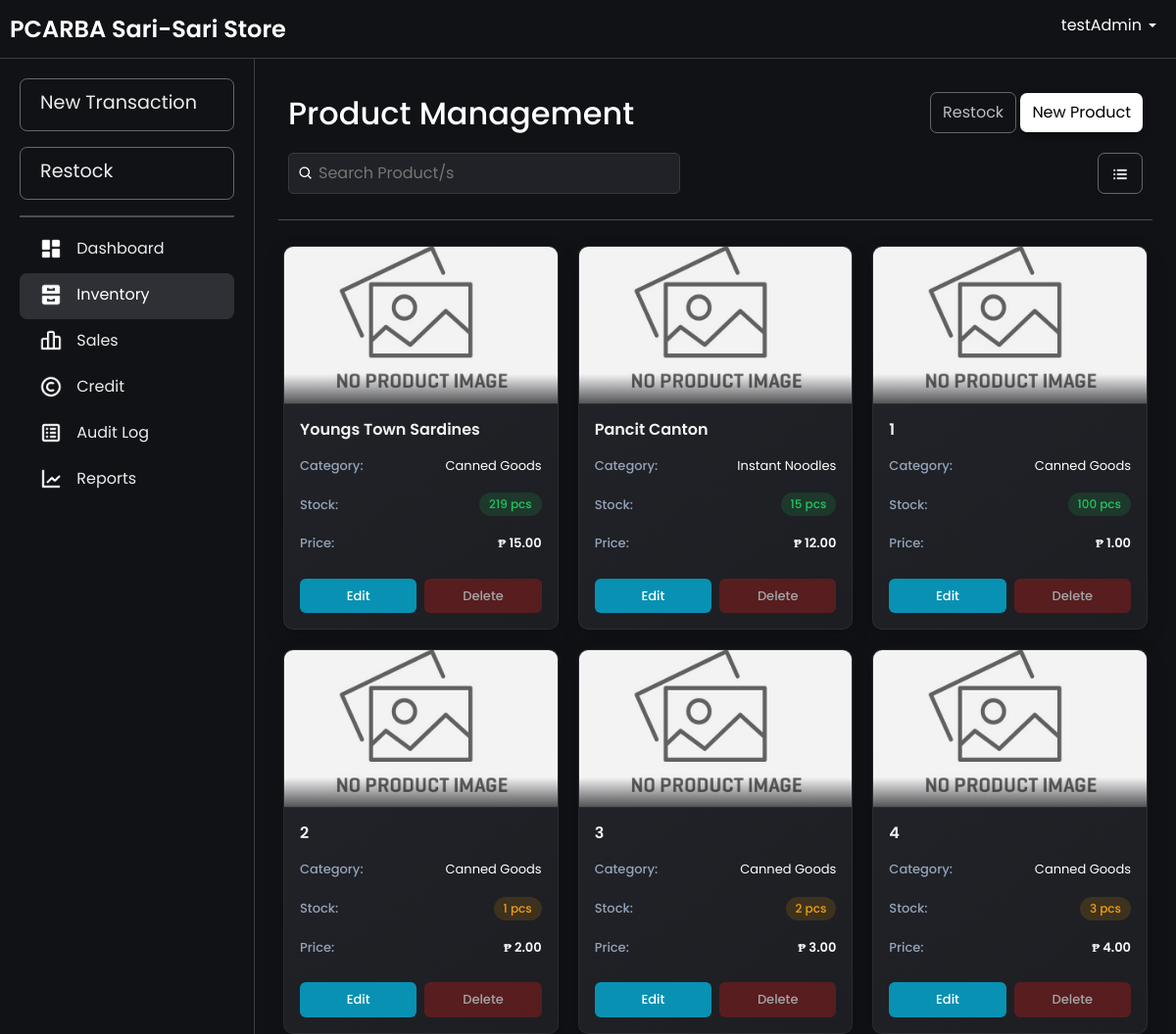
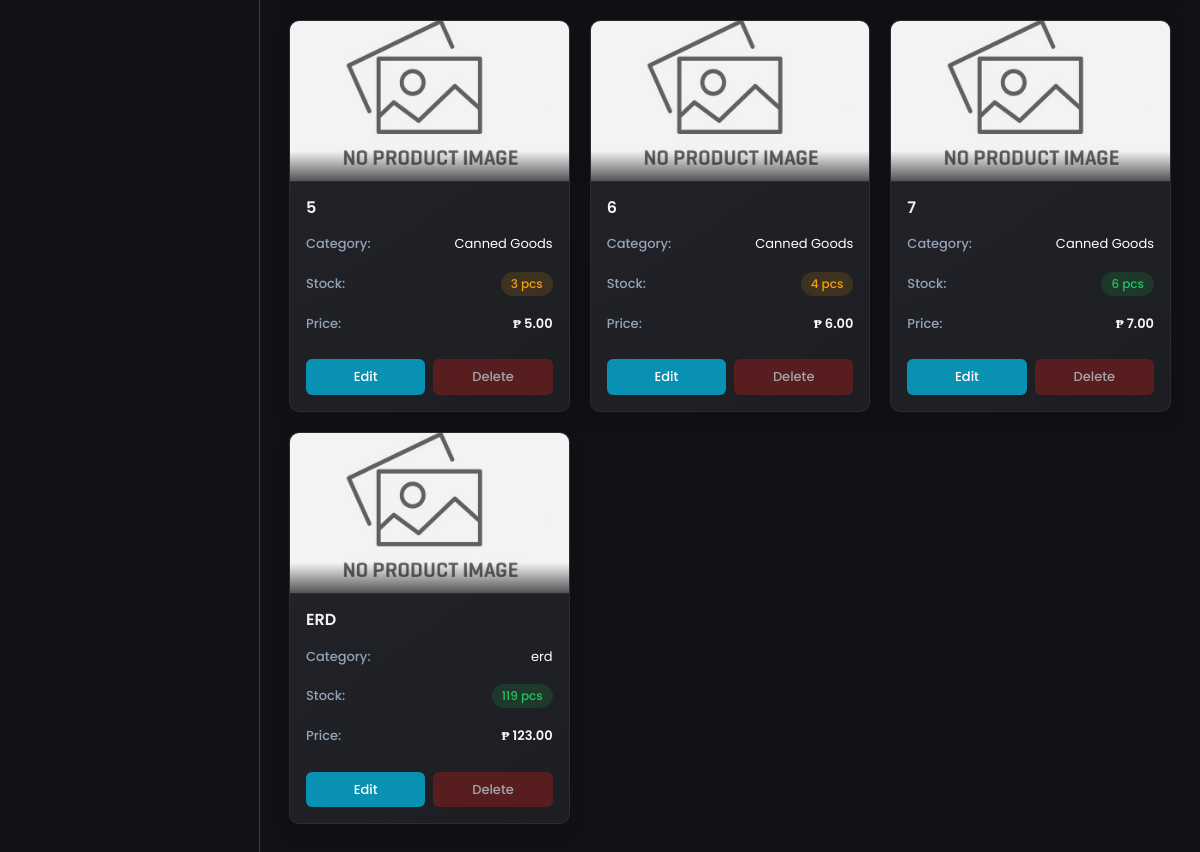
Page /grid.php (signed in) on the earlier database version (2 pictures, top to bottom).
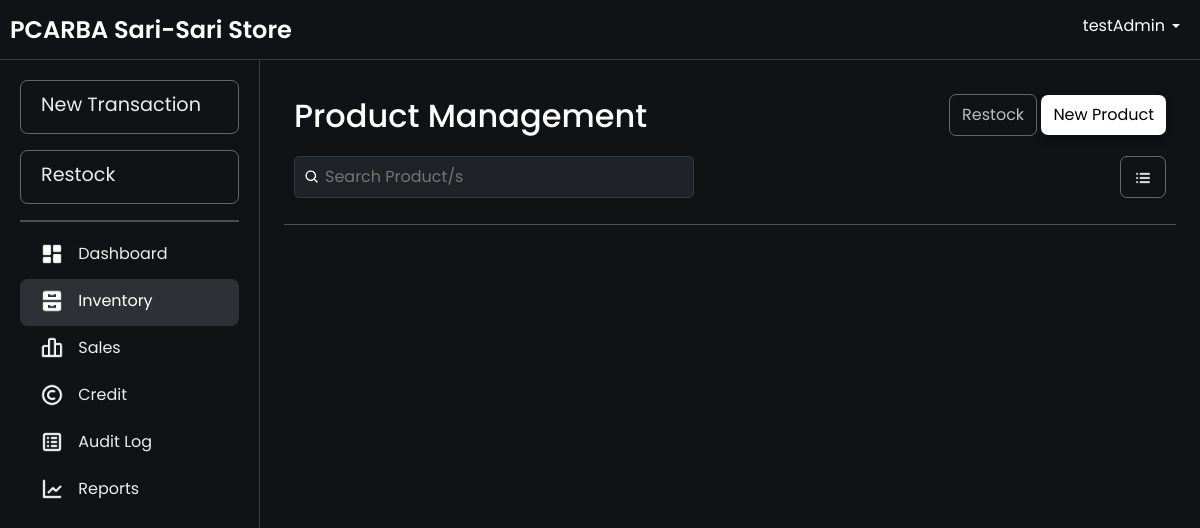
Same page on the later database version.
### tables this page shows
CREATE TABLE `products` (
  `productId` int(11) NOT NULL AUTO_INCREMENT,
  `productName` varchar(100) NOT NULL,
  `productCategory` varchar(100) NOT NULL,
  `unitPrice` decimal(10,2) NOT NULL,
  `categoryId` int(11) NOT NULL,
  `unit` enum('pcs','kg','L','pack','mL','doz','m') NOT NULL DEFAULT 'pcs',
  `imagePath` varchar(255) DEFAULT NULL,
  PRIMARY KEY (`productId`),
  KEY `categories_products` (`categoryId`),
  CONSTRAINT `categories_products` FOREIGN KEY (`categoryId`) REFERENCES `categories` (`categoryId`)
);

CREATE TABLE `categories` (
  `categoryId` int(11) NOT NULL AUTO_INCREMENT,
  `categoryName` varchar(40) DEFAULT NULL,
  PRIMARY KEY (`categoryId`)
);

### htdocs/grid.php (the view, shortened to what this page needs)
<?php
include 'db.php';
function isProductReferencedInSaleItem($conn, $productId)
{
    $query = "SELECT COUNT(*) as count FROM sale_item WHERE productId = ?";
    $stmt = $conn->prepare($query);
    $stmt->bind_param("i", $productId);
    $stmt->execute();
    $result = $stmt->get_result();
    $row = $result->fetch_assoc();
    return $row['count'] > 0;
}
$query = "
    SELECT
        p.productId,
        p.productName,
        c.categoryName AS productCategory,
        p.unitPrice,
        COALESCE(SUM(b.quantity), 0) AS totalStock,
        p.unit,
        p.imagePath as image
    FROM
        products p
    LEFT JOIN
        batchItem b ON p.productId = b.productId
    LEFT JOIN
        categories c ON p.categoryId = c.categoryId
    GROUP BY
        p.productId, p.productName, c.categoryName, p.unitPrice, p.unit, p.imagePath
";
$result = $conn->query($query);
$products = $result->fetch_all(MYSQLI_ASSOC);
?>
<!DOCTYPE html>
<html lang="en">
<head>
    <link href="css/bootstrap.min.css" rel="stylesheet">
    <link rel="stylesheet" href="css/layer1.css">
    <link rel="stylesheet" href="css/inventory.css">
</head>
<body>
    <?php include 'navbar.php'; ?>
    <div class="main-content">
        <div class="container">
            <div class="header-container">
                <h2>Product Management</h2>
                <div class="button">
                    <a href="restock.php" class="restock-button">Restock</a>
                    <a href="insertProduct.php" class="button-product">New Product</a>
                </div>
                <div class="search-container">
                    <div class="search-wrapper">
                        <img src="images/search-icon.png" alt="Search" class="search-icon">
                        <input type="text" id="searchBar" placeholder="Search Product/s" onkeyup="filterProducts(); toggleClearIcon();">
                    </div>
                    <div class="toggle-container">
                        <a title="Table View" href="inventory.php" class="grid-button">
                            <img src="images/table-mode.png" alt="Table Mode" style="width: 20px; height: 20px;">
                        </a>
                    </div>
                </div>
            </div>
            <hr>
            <div class="view product-grid wwfade-in">
                <?php foreach ($products as $product) {
                    $stockClass = '';
                    $stockText = '';
                    if ($product['totalStock'] == 0) {
                        $stockClass = 'stock-out';
                        $stockText = 'Out of Stock';
                    } elseif ($product['totalStock'] < 5) {
                        $stockClass = 'stock-low';
                        $stockText = htmlspecialchars($product['totalStock']) . (isset($product['unit']) ? ' ' . htmlspecialchars($product['unit']) : '');
                    } else {
                        $stockClass = 'stock-good';
                        $stockText = htmlspecialchars($product['totalStock']) . (isset($product['unit']) ? ' ' . htmlspecialchars($product['unit']) : '');
                    }
                    $imagePath = 'images/no-image.png';
                    if (isset($product['image']) && !empty($product['image'])) {
                        $imagePath = $product['image'];
                        if (!file_exists($imagePath)) {
                            $imagePath = 'images/no-image.png';
                        }
                    }
                    $isReferenced = isProductReferencedInSaleItem($conn, $product['productId']);
                ?>
                    <div class="product-card">
                        <div class="product-image">
                            <img src="<?php echo htmlspecialchars($imagePath); ?>" alt="<?php echo htmlspecialchars($product['productName']); ?>" onerror="this.src='images/no-image.png'">
                        </div>
                        <div class="product-info">
                            <h3 class="product-name"><?php echo htmlspecialchars($product['productName']); ?></h3>
                            <div class="product-detail">
                                <span class="detail-label">Category:</span>
                                <span><?php echo htmlspecialchars($product['productCategory']); ?></span>
                            </div>
                            <div class="product-detail">
                                <span class="detail-label">Stock:</span>
                                <span class="<?php echo $stockClass; ?>"><?php echo $stockText; ?></span>
                            </div>
                            <div class="product-detail">
                                <span class="detail-label">Price:</span>
                                <span class="product-price">₱ <?php echo number_format($product['unitPrice'], 2); ?></span>
                            </div>
                            <div class="card-actions">
                                <a href="editProduct.php?productName=<?php echo urlencode($product['productName']); ?>" class="action-button edit-button">Edit</a>
                                <form method="post" style="display:inline; flex: 1;" onsubmit="return confirmDelete()">
                                    <button type="submit" name="delete_product" class="action-button delete-button" <?php echo $isReferenced ? 'disabled' : ''; ?> style="width: 100%;">Delete</button>
                                </form>
                            </div>
                        </div>
                    </div>
                <?php } ?>
            </div>
        </div>
    </div>
</body>
</html>

### htdocs/navbar.php (shortened to what this page needs)
<?php
$current_page = basename($_SERVER['PHP_SELF']);
if (!function_exists('isActiveGroup')) {
    function isActiveGroup($page, $group_pages) {
        return in_array($page, $group_pages);
    }
}
$inventory_group = ['inventory.php', 'grid.php', 'editProduct.php', 'insertProduct.php'];
$transaction_group = ['transaction.php', 'addSale.php', 'addCredit.php'];
$sales_group = ['sales.php', 'sale_details.php'];
$credit_group = ['credit.php', 'credit_details.php'];
?>
<!DOCTYPE html>
<html lang="en">
<head>
    <link rel="stylesheet" href="css/bootstrap.min.css">
    <link rel="stylesheet" href="css/layer1.css">
</head>
<body>
    <nav class="navbar navbar-expand-lg navbar-dark navbar-fixed-top">
        <div class="navbar1">
            <a class="navbar-brand" href="dashboard.php">PCARBA Sari-Sari Store</a>
        </div>
        <div class="navbar2">
            <div class="ms-auto">
                <div class="dropdown">
                    <a class="nav-link dropdown-toggle" href="" role="button" data-bs-toggle="dropdown" aria-expanded="false">
                        <?php echo $_SESSION['username']; ?>
                    </a>
                </div>
            </div>
        </div>
    </nav>
    <div class="sidebar sidebar-open">
        <a href="transaction.php" class="sidebar-link sidebar-record-sale <?php echo isActiveGroup($current_page, $transaction_group) ? 'active' : ''; ?>">New Transaction</a>
        <a href="restock.php" class="sidebar-link sidebar-restock <?php echo $current_page == 'restock.php' ? 'active' : ''; ?>">Restock</a>
        <hr>
        <a href="dashboard.php" class="<?php echo $current_page == 'dashboard.php' ? 'active' : ''; ?>">
            <img src="images/<?php echo $current_page == 'dashboard.php' ? 'DB.png' : 'DB.png'; ?>" alt="Dashboard">&nbsp;Dashboard
        </a>
        <a href="inventory.php" class="<?php echo isActiveGroup($current_page, $inventory_group) ? 'active' : ''; ?>">
            <img src="images/<?php echo isActiveGroup($current_page, $inventory_group) ? 'cabinet_active.png' : 'cabinet.png'; ?>" alt="Inventory">&nbsp;Inventory
        </a>
        <a href="sales.php" class="<?php echo isActiveGroup($current_page, $sales_group) ? 'active' : ''; ?>">
            <img src="images/<?php echo isActiveGroup($current_page, $sales_group) ? 'barsales_active.png' : 'barsales.png'; ?>" alt="Sales">&nbsp;Sales
        </a>
        <a href="credit.php" class="<?php echo isActiveGroup($current_page, $credit_group) ? 'active' : ''; ?>">
            <img src="images/<?php echo isActiveGroup($current_page, $credit_group) ? 'credits-active.png' : 'credits.png'; ?>" alt="Credits">&nbsp;Credit
        </a>
        <a href="audit_logs.php" class="<?php echo $current_page == 'audit_logs.php' ? 'active' : ''; ?>">
            <img src="images/<?php echo $current_page == 'audit_logs.php' ? 'auditlogs-active.png' : 'auditlogs.png'; ?>" alt="Audit Logs">&nbsp;Audit Log
        </a>
        <a href="reports.php" class="<?php echo $current_page == 'reports.php' ? 'active' : ''; ?>">
            <img src="images/<?php echo $current_page == 'reports.php' ? 'reports.png' : 'reports.png'; ?>" alt="reports">&nbsp;Reports
        </a>
    </div>
    <div class="overlay" onclick="toggleSidebar()"></div>
</body>
</html>

### htdocs/css/layer1.css (style rules this page uses)
body { background-color: rgb(17, 18, 22); font-family: "Poppins", serif; color: white; }

### htdocs/css/inventory.css (style rules this page uses)
.search-container { margin-top: 10px; display: flex; justify-content: space-between; align-items: center; gap: 10px; position: relative; width: 100%; }
.header-container { display: flex; align-items: center; flex-wrap: wrap; flex-direction: row; justify-content: space-between; position: relative; padding: 10px; }
.search-wrapper { display: flex; align-items: center; position: relative; width: 100%; max-width: 400px; }
.search-wrapper .search-icon { position: absolute; left: 10px; width: 16px; height: 16px; }
.search-wrapper input { padding: 8px 8px 8px 30px; width: 100%; border-radius: 5px; border: 1px solid #333942; background-color: rgba(33, 34, 39, 255); color: #f7f7f8; }
.restock-button { display: inline-block; padding: 8px 12px; background: transparent; color: rgb(187, 188, 190); text-decoration: none; border-radius: 7px; border: 0.5px solid rgba(187, 188, 190, 0.5); transition: border-color 0.3s, color 0.3s; margin-bottom: 10px; }
.button-product { background: transparent; display: inline-block; padding: 8px 12px; background-color: rgb(255, 255, 255); color: #000; text-decoration: none; border-radius: 7px; box-shadow: 0 4px 8px rgba(0, 0, 0, 0.26); transition: all 0.3s ease; margin-bottom: 10px; }
.main-content { padding: 10px; height: 100vh; }
.stock-low { color: orange; }
.stock-good { color: limegreen; }

### htdocs/navbar.php (style rules this page uses)
html, body { margin: 0; padding: 0; width: 100%; height: 100%; overflow-x: hidden; }
body { display: grid; grid-template-rows: 60px 1fr; grid-template-columns: 260px 1fr; height: 100vh; overflow: hidden; margin: 0; }
.navbar-fixed-top { position: fixed; top: 0; left: 0; right: 0; display: flex; justify-content: space-between; align-items: center; height: 60px; padding: 0 10px; background-color: rgb(17, 18, 22); border-bottom: 0.25px solid rgba(187, 188, 190, 0.25); z-index: 1000; }
.navbar1 { display: flex; align-items: center; }
.navbar2 { display: flex; align-items: center; }
.dropdown { margin-left: 20px; padding: 10px; }
.sidebar { position: fixed; top: 60px; left: 0; bottom: 0; width: 260px; background-color: rgb(17, 18, 22); padding-top: 20px; border-right: 0.25px solid rgba(187, 188, 190, 0.25); overflow-y: auto; transition: transform 0.3s ease-in-out; z-index: 999; }
.sidebar a { margin-left: 20px; margin-right: 20px; display: flex; align-items: center; padding: 13px 20px; padding-top: 10px; color: rgba(255, 255, 255, 0.92); text-decoration: none; border-radius: 7.5px; transition: background 0.3s, color 0.3s; }
.sidebar a.active { background-color: rgba(187, 194, 209, 0.17); color: #fff; }
.sidebar-record-sale { font-size: 1.2rem; padding: 15px 25px; background: transparent; border: 0.5px solid rgba(187, 188, 190, 0.5); transition: border-color 0.3s, color 0.3s; margin-bottom: 16px; }
.sidebar-restock { display: block; font-size: 1.2rem; padding: 15px 25px; background: transparent; border: 0.5px solid rgba(187, 188, 190, 0.5); transition: border-color 0.3s, color 0.3s; margin-bottom: 16px; }
.main-content { grid-row: 2 / -1; grid-column: 2 / -1; padding: 24px 24px; overflow-y: auto; transition: margin-left 0.3s; margin: 0; }
.container { max-width: 100vw !important; width: 100%; padding: 0; margin: 0 auto; }
.navbar-brand { display: none !important; }
@media (min-width: 1025px) { .sidebar { display: block !important; transform: translateX(0) !important; } }
@media (min-width: 1025px) { .navbar-brand { display: block !important; } }
.navbar-brand { font-family: 'Poppins', sans-serif; font-weight: 600; font-size: 1.5rem; margin-right: 20px; white-space: nowrap; overflow: visible; text-overflow: clip; max-width: none; }
.dropdown-toggle { position: relative; white-space: nowrap; overflow: hidden; text-overflow: ellipsis; max-width: 100px; display: inline-block; padding-right: 15px !important; }
.dropdown-toggle::after { position: absolute; right: 0; top: 50%; transform: translateY(-50%); }
.sidebar hr { border: 1px solid rgb(255, 255, 255); margin: 10px 20px; }
.sidebar a img { width: 24px; height: 24px; margin-right: 10px; }

Differences in the rows shown:
removed products: productName "Youngs Town Sardines", categoryId.categoryName "Canned Goods", stockText "219 pcs", unitPrice "15.00"
removed products: productName "Pancit Canton", categoryId.categoryName "Instant Noodles", stockText "15 pcs", unitPrice "12.00"
removed products: productName "1", categoryId.categoryName "Canned Goods", stockText "100 pcs", unitPrice "1.00"
removed products: productName "2", categoryId.categoryName "Canned Goods", stockText "1 pcs", unitPrice "2.00"
removed products: productName "3", categoryId.categoryName "Canned Goods", stockText "2 pcs", unitPrice "3.00"
removed products: productName "4", categoryId.categoryName "Canned Goods", stockText "3 pcs", unitPrice "4.00"
removed products: productName "5", categoryId.categoryName "Canned Goods", stockText "3 pcs", unitPrice "5.00"
removed products: productName "6", categoryId.categoryName "Canned Goods", stockText "4 pcs", unitPrice "6.00"
removed products: productName "7", categoryId.categoryName "Canned Goods", stockText "6 pcs", unitPrice "7.00"
removed products: productName "ERD", categoryId.categoryName "erd", stockText "119 pcs", unitPrice "123.00"
